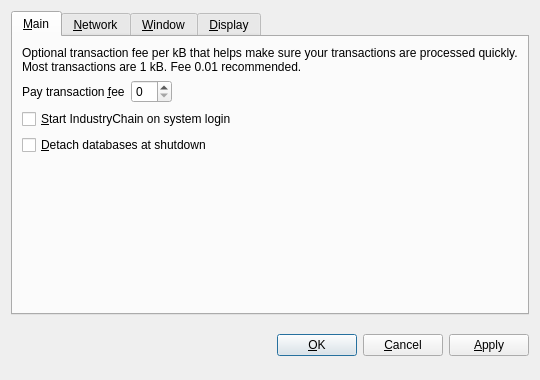
<?xml version="1.0" encoding="UTF-8"?>
<ui version="4.0">
 <class>OptionsDialog</class>
 <widget class="QDialog" name="OptionsDialog">
  <property name="geometry">
   <rect>
    <x>0</x>
    <y>0</y>
    <width>540</width>
    <height>380</height>
   </rect>
  </property>
  <property name="windowTitle">
   <string>Options</string>
  </property>
  <property name="modal">
   <bool>true</bool>
  </property>
  <layout class="QVBoxLayout" name="verticalLayout">
   <item>
    <widget class="QTabWidget" name="tabWidget">
     <property name="tabPosition">
      <enum>QTabWidget::North</enum>
     </property>
     <property name="currentIndex">
      <number>0</number>
     </property>
     <widget class="QWidget" name="tabMain">
      <attribute name="title">
       <string>&amp;Main</string>
      </attribute>
      <layout class="QVBoxLayout" name="verticalLayout_Main">
       <item>
        <widget class="QLabel" name="transactionFeeInfoLabel">
         <property name="text">
          <string>Optional transaction fee per kB that helps make sure your transactions are processed quickly. Most transactions are 1 kB. Fee 0.01 recommended.</string>
         </property>
         <property name="textFormat">
          <enum>Qt::PlainText</enum>
         </property>
         <property name="wordWrap">
          <bool>true</bool>
         </property>
        </widget>
       </item>
       <item>
        <layout class="QHBoxLayout" name="horizontalLayout_Main">
         <item>
          <widget class="QLabel" name="transactionFeeLabel">
           <property name="text">
            <string>Pay transaction &amp;fee</string>
           </property>
           <property name="textFormat">
            <enum>Qt::PlainText</enum>
           </property>
           <property name="buddy">
            <cstring>transactionFee</cstring>
           </property>
          </widget>
         </item>
         <item>
          <widget class="BitcoinAmountField" name="transactionFee"/>
         </item>
         <item>
          <spacer name="horizontalSpacer_Main">
           <property name="orientation">
            <enum>Qt::Horizontal</enum>
           </property>
           <property name="sizeHint" stdset="0">
            <size>
             <width>40</width>
             <height>20</height>
            </size>
           </property>
          </spacer>
         </item>
        </layout>
       </item>
       <item>
        <widget class="QCheckBox" name="bitcoinAtStartup">
         <property name="toolTip">
          <string>Automatically start IndustryChain after logging in to the system.</string>
         </property>
         <property name="text">
          <string>&amp;Start IndustryChain on system login</string>
         </property>
        </widget>
       </item>
       <item>
        <widget class="QCheckBox" name="detachDatabases">
         <property name="toolTip">
          <string>Detach block and address databases at shutdown. This means they can be moved to another data directory, but it slows down shutdown. The wallet is always detached.</string>
         </property>
         <property name="text">
          <string>&amp;Detach databases at shutdown</string>
         </property>
        </widget>
       </item>
       <item>
        <spacer name="verticalSpacer_Main">
         <property name="orientation">
          <enum>Qt::Vertical</enum>
         </property>
         <property name="sizeHint" stdset="0">
          <size>
           <width>20</width>
           <height>40</height>
          </size>
         </property>
        </spacer>
       </item>
      </layout>
     </widget>
     <widget class="QWidget" name="tabNetwork">
      <attribute name="title">
       <string>&amp;Network</string>
      </attribute>
      <layout class="QVBoxLayout" name="verticalLayout_Network">
       <item>
        <widget class="QCheckBox" name="mapPortUpnp">
         <property name="toolTip">
          <string>Automatically open the IndustryChain client port on the router. This only works when your router supports UPnP and it is enabled.</string>
         </property>
         <property name="text">
          <string>Map port using &amp;UPnP</string>
         </property>
        </widget>
       </item>
       <item>
        <widget class="QCheckBox" name="connectSocks">
         <property name="toolTip">
          <string>Connect to the IndustryChain network through a SOCKS proxy (e.g. when connecting through Tor).</string>
         </property>
         <property name="text">
          <string>&amp;Connect through SOCKS proxy:</string>
         </property>
        </widget>
       </item>
       <item>
        <layout class="QHBoxLayout" name="horizontalLayout_Network">
         <item>
          <widget class="QLabel" name="proxyIpLabel">
           <property name="text">
            <string>Proxy &amp;IP:</string>
           </property>
           <property name="textFormat">
            <enum>Qt::PlainText</enum>
           </property>
           <property name="buddy">
            <cstring>proxyIp</cstring>
           </property>
          </widget>
         </item>
         <item>
          <widget class="QValidatedLineEdit" name="proxyIp">
           <property name="maximumSize">
            <size>
             <width>140</width>
             <height>16777215</height>
            </size>
           </property>
           <property name="toolTip">
            <string>IP address of the proxy (e.g. 127.0.0.1)</string>
           </property>
          </widget>
         </item>
         <item>
          <widget class="QLabel" name="proxyPortLabel">
           <property name="text">
            <string>&amp;Port:</string>
           </property>
           <property name="textFormat">
            <enum>Qt::PlainText</enum>
           </property>
           <property name="buddy">
            <cstring>proxyPort</cstring>
           </property>
          </widget>
         </item>
         <item>
          <widget class="QLineEdit" name="proxyPort">
           <property name="maximumSize">
            <size>
             <width>55</width>
             <height>16777215</height>
            </size>
           </property>
           <property name="toolTip">
            <string>Port of the proxy (e.g. 9050)</string>
           </property>
          </widget>
         </item>
         <item>
          <widget class="QLabel" name="socksVersionLabel">
           <property name="text">
            <string>SOCKS &amp;Version:</string>
           </property>
           <property name="textFormat">
            <enum>Qt::PlainText</enum>
           </property>
           <property name="buddy">
            <cstring>socksVersion</cstring>
           </property>
          </widget>
         </item>
         <item>
          <widget class="QValueComboBox" name="socksVersion">
           <property name="toolTip">
            <string>SOCKS version of the proxy (e.g. 5)</string>
           </property>
          </widget>
         </item>
         <item>
          <spacer name="horizontalSpacer_Network">
           <property name="orientation">
            <enum>Qt::Horizontal</enum>
           </property>
           <property name="sizeHint" stdset="0">
            <size>
             <width>40</width>
             <height>20</height>
            </size>
           </property>
          </spacer>
         </item>
        </layout>
       </item>
       <item>
        <spacer name="verticalSpacer_Network">
         <property name="orientation">
          <enum>Qt::Vertical</enum>
         </property>
         <property name="sizeHint" stdset="0">
          <size>
           <width>20</width>
           <height>40</height>
          </size>
         </property>
        </spacer>
       </item>
      </layout>
     </widget>
     <widget class="QWidget" name="tabWindow">
      <attribute name="title">
       <string>&amp;Window</string>
      </attribute>
      <layout class="QVBoxLayout" name="verticalLayout_Window">
       <item>
        <widget class="QCheckBox" name="minimizeToTray">
         <property name="toolTip">
          <string>Show only a tray icon after minimizing the window.</string>
         </property>
         <property name="text">
          <string>&amp;Minimize to the tray instead of the taskbar</string>
         </property>
        </widget>
       </item>
       <item>
        <widget class="QCheckBox" name="minimizeOnClose">
         <property name="toolTip">
          <string>Minimize instead of exit the application when the window is closed. When this option is enabled, the application will be closed only after selecting Quit in the menu.</string>
         </property>
         <property name="text">
          <string>M&amp;inimize on close</string>
         </property>
        </widget>
       </item>
       <item>
        <spacer name="verticalSpacer_Window">
         <property name="orientation">
          <enum>Qt::Vertical</enum>
         </property>
         <property name="sizeHint" stdset="0">
          <size>
           <width>20</width>
           <height>40</height>
          </size>
         </property>
        </spacer>
       </item>
      </layout>
     </widget>
     <widget class="QWidget" name="tabDisplay">
      <attribute name="title">
       <string>&amp;Display</string>
      </attribute>
      <layout class="QVBoxLayout" name="verticalLayout_Display">
       <item>
        <layout class="QHBoxLayout" name="horizontalLayout_1_Display">
         <item>
          <widget class="QLabel" name="langLabel">
           <property name="text">
            <string>User Interface &amp;language:</string>
           </property>
           <property name="textFormat">
            <enum>Qt::PlainText</enum>
           </property>
           <property name="buddy">
            <cstring>lang</cstring>
           </property>
          </widget>
         </item>
         <item>
          <widget class="QValueComboBox" name="lang">
           <property name="toolTip">
            <string>The user interface language can be set here. This setting will take effect after restarting IndustryChain.</string>
           </property>
          </widget>
         </item>
        </layout>
       </item>
       <item>
        <layout class="QHBoxLayout" name="horizontalLayout_2_Display">
         <item>
          <widget class="QLabel" name="unitLabel">
           <property name="text">
            <string>&amp;Unit to show amounts in:</string>
           </property>
           <property name="textFormat">
            <enum>Qt::PlainText</enum>
           </property>
           <property name="buddy">
            <cstring>unit</cstring>
           </property>
          </widget>
         </item>
         <item>
          <widget class="QValueComboBox" name="unit">
           <property name="toolTip">
            <string>Choose the default subdivision unit to show in the interface and when sending coins.</string>
           </property>
          </widget>
         </item>
        </layout>
       </item>
       <item>
        <widget class="QCheckBox" name="displayAddresses">
         <property name="toolTip">
          <string>Whether to show IndustryChain addresses in the transaction list.</string>
         </property>
         <property name="text">
          <string>&amp;Display addresses in transaction list</string>
         </property>
        </widget>
       </item>
       <item>
        <widget class="QCheckBox" name="coinControlFeatures">
         <property name="toolTip">
          <string>Whether to show coin control features or not.</string>
         </property>
         <property name="text">
          <string>Display coin &amp;control features (experts only!)</string>
         </property>
        </widget>
       </item>
       <item>
        <spacer name="verticalSpacer_Display">
         <property name="orientation">
          <enum>Qt::Vertical</enum>
         </property>
         <property name="sizeHint" stdset="0">
          <size>
           <width>20</width>
           <height>40</height>
          </size>
         </property>
        </spacer>
       </item>
      </layout>
     </widget>
    </widget>
   </item>
   <item>
    <layout class="QHBoxLayout" name="horizontalLayout_Buttons">
     <item>
      <spacer name="horizontalSpacer_1">
       <property name="orientation">
        <enum>Qt::Horizontal</enum>
       </property>
       <property name="sizeHint" stdset="0">
        <size>
         <width>40</width>
         <height>48</height>
        </size>
       </property>
      </spacer>
     </item>
     <item>
      <widget class="QLabel" name="statusLabel">
       <property name="font">
        <font>
         <weight>75</weight>
         <bold>true</bold>
        </font>
       </property>
       <property name="text">
        <string/>
       </property>
       <property name="textFormat">
        <enum>Qt::PlainText</enum>
       </property>
       <property name="wordWrap">
        <bool>true</bool>
       </property>
      </widget>
     </item>
     <item>
      <spacer name="horizontalSpacer_2">
       <property name="orientation">
        <enum>Qt::Horizontal</enum>
       </property>
       <property name="sizeHint" stdset="0">
        <size>
         <width>40</width>
         <height>48</height>
        </size>
       </property>
      </spacer>
     </item>
     <item>
      <widget class="QPushButton" name="okButton">
       <property name="text">
        <string>&amp;OK</string>
       </property>
      </widget>
     </item>
     <item>
      <widget class="QPushButton" name="cancelButton">
       <property name="text">
        <string>&amp;Cancel</string>
       </property>
       <property name="autoDefault">
        <bool>false</bool>
       </property>
      </widget>
     </item>
     <item>
      <widget class="QPushButton" name="applyButton">
       <property name="text">
        <string>&amp;Apply</string>
       </property>
       <property name="autoDefault">
        <bool>false</bool>
       </property>
      </widget>
     </item>
    </layout>
   </item>
  </layout>
 </widget>
 <customwidgets>
  <customwidget>
   <class>BitcoinAmountField</class>
   <extends>QSpinBox</extends>
   <header>bitcoinamountfield.h</header>
  </customwidget>
  <customwidget>
   <class>QValueComboBox</class>
   <extends>QComboBox</extends>
   <header>qvaluecombobox.h</header>
  </customwidget>
  <customwidget>
   <class>QValidatedLineEdit</class>
   <extends>QLineEdit</extends>
   <header>qvalidatedlineedit.h</header>
  </customwidget>
 </customwidgets>
 <resources/>
 <connections/>
</ui>
